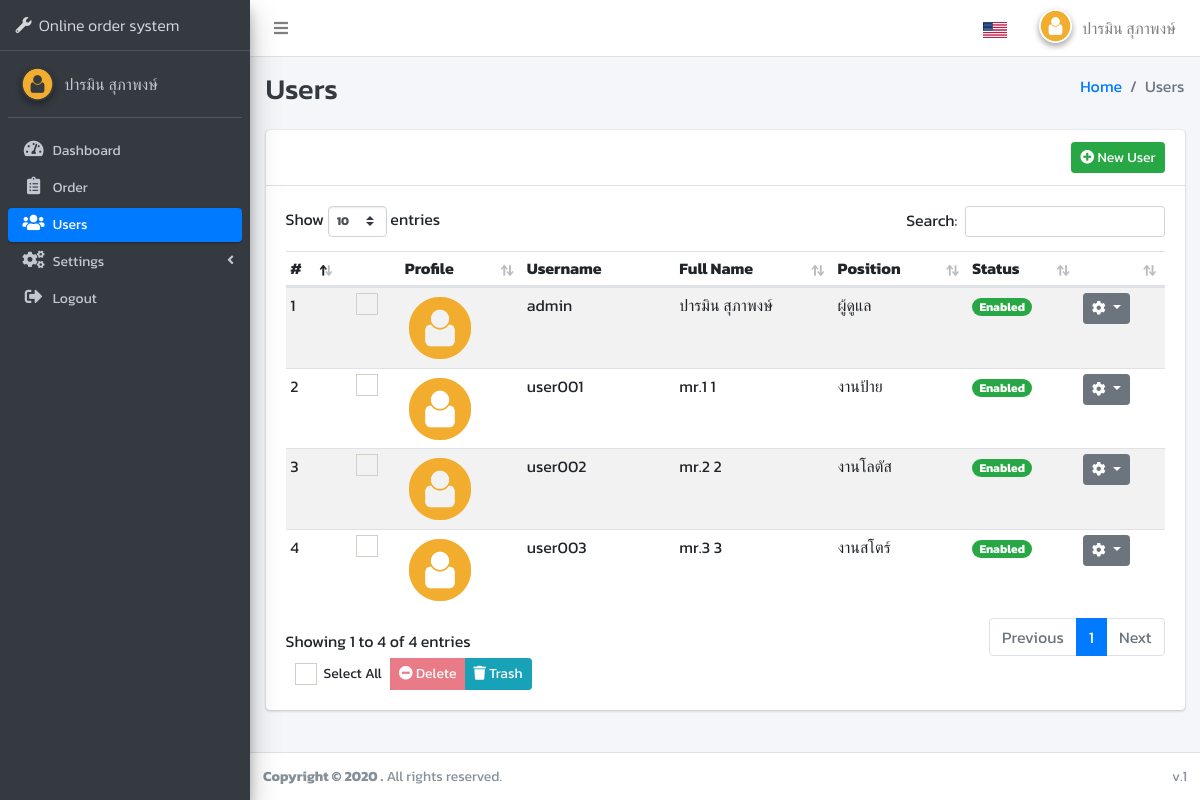
The app's page /index.php?page=users (signed in) with its own data.
### tables this page shows
CREATE TABLE `ui_language` (
  `id` int(11) NOT NULL,
  `en` text NOT NULL,
  `th` text NOT NULL
);

CREATE TABLE `users` (
  `id` int(11) NOT NULL,
  `username` varchar(100) NOT NULL,
  `password` varchar(100) NOT NULL,
  `first_name` varchar(100) NOT NULL,
  `last_name` varchar(100) NOT NULL,
  `gender` enum('M','F') NOT NULL,
  `birthdate` date NOT NULL,
  `email` varchar(100) NOT NULL,
  `phone_number` varchar(20) NOT NULL,
  `profile` varchar(100) NOT NULL,
  `position` int(11) NOT NULL DEFAULT 2,
  `is_active` enum('Y','N') NOT NULL DEFAULT 'N',
  `is_delete` enum('Y','N') NOT NULL DEFAULT 'N',
  `updated_at` timestamp NOT NULL DEFAULT current_timestamp() ON UPDATE current_timestamp(),
  `created_at` timestamp NOT NULL DEFAULT current_timestamp()
);

### apps/users/index.php (the view, shortened to what this page needs)
<?php
  $fields = "*";
  $table = "users";
  $conditions = " WHERE `is_delete` = 'N' ";
  $users = fetch_all($fields, $table, $conditions);
  $position = fetch_all("`per_id`, `per_name`","position");
  $position_txt = array();
  foreach($position as $per){
    $position_txt[$per["per_id"]] = $per["per_name"];
  }
?>
<div class="content-wrapper">
  <div class="content-header">
    <div class="container-fluid">
      <div class="row mb-2">
        <div class="col-sm-6">
          <h1 class="m-0 text-dark"><?php lang("Users");?></h1>
        </div>
        <div class="col-sm-6">
          <ol class="breadcrumb float-sm-right">
            <li class="breadcrumb-item"><a href="./"><?php lang("Home");?></a></li>
            <li class="breadcrumb-item active"><?php lang("Users");?></li>
          </ol>
        </div>
      </div>
    </div>
  </div>
  <div class="content">
    <div class="container-fluid">
      <div class="row">
        <div class="col-lg-12">
          <div class="card">
            <div class="card-header">
              <a href="?page=users/add" class="btn btn-success btn-sm float-right"><i class="fas fa-plus-circle"></i>
              <?php lang("New User");?></a>
            </div>
            <div class="card-body">
              <form action="apps/users/do_users.php?action=delete_all" id="frm" method="POST">
                <div class="table-responsive">
                  <table class="table table-striped table-hover table-sm">
                    <thead>
                      <tr>
                        <th>#</th>
                        <?php if($_SESSION["POSITION"] == "1"){?>
                        <th class="text-center"></th>
                        <?php } ?>
                        <th><?php lang("Profile");?></th>
                        <th><?php lang("Username");?></th>
                        <th><?php lang("Full Name");?></th>
                        <th><?php lang("Position");?></th>
                        <th><?php lang("Status");?></th>
                        <th></th>
                      </tr>
                    </thead>
                    <tbody>
                      <?php
                $i = 1;
                  foreach($users as $user){
                    if($user["is_active"] == "Y"){
                      $status = lang("Enabled", false);
                      $bg = "success";
                    }else{
                      $status = lang("Disabled", false);
                      $bg = "danger";
                    }
                ?>
                      <tr>
                        <td><?php echo $i++;?></td>
                        <?php if($_SESSION["POSITION"] == "1"){?>
                        <td class="text-center">
                          <div class="icheck-primary d-inline">
                            <label for="checK_<?php echo $i;?>">
                            </label>
                          </div>
                        </td>
                        <?php } ?>
                        <td>
                          <?php if(!empty($user["profile"])){ ?>
                          <?php if(file_exists("uploads/users/".$user["profile"])){ ?>
                          <img src="uploads/users/<?php echo $user["profile"];?>" class="picture-show"
                            alt="Profile-img">
                          <?php }else{ ?>
                          <img src="dist/img/avatar04.png" class="picture-show" alt="User Image">
                          <?php } ?>
                          <?php }else{ ?>
                          <img src="dist/img/avatar04.png" class="picture-show" alt="User Image">
                          <?php } ?>
                        </td>
                        <td><?php echo $user["username"];?></td>
                        <td><?php echo $user["first_name"]." ".$user["last_name"];?></td>
                        <td><?php echo $position_txt[$user["position"]];?></td>
                        <td><span class="badge badge-<?php echo $bg;?> badge-pill"><?php echo $status;?></span></td>
                        <td>
                          <div class="dropdown">
                            <button class="btn btn-secondary btn-sm dropdown-toggle" type="button"
                              id="dropdownMenuButton" data-toggle="dropdown" aria-haspopup="true" aria-expanded="false">
                              <i class="fas fa-cog"></i>
                            </button>
                          </div>
                        </td>
                      </tr>
                      <?php } ?>
                    </tbody>
                  </table>
                </div>
                <div class="row">
                  <div class="col-md-12">
                    <div class="btn-group">
                      <button type="button" class="btn-sm btn">
                        <div class="icheck-primary d-inline">
                          <label for="checkall"> <?php lang("Select All");?>
                          </label>
                        </div>
                      </button>
                      <button type="button" class="btn-sm btn btn-danger btn-delete-all" disabled data-toggle="modal"
                        data-target="#modalDeleteAll"><i class="fas fa-minus-circle"></i> <?php lang("Delete");?>
                      </button>
                      <a href="?page=users/delete" class="btn-sm btn btn-info"><i class="fas fa-trash"></i>
                      <?php lang("Trash");?></a>
                    </div>
                  </div>
                </div>
            </div>
          </div>
        </div>
      </div>
    </div>
  </div>
</div>

### index.php (shortened to what this page needs)
<?php
require_once realpath(dirname(__FILE__) . "/db_function/connection.php");
require_once realpath(dirname(__FILE__) . "/db_function/function.php");
require_once "route.php";
if (empty($_GET["page"])) {
    $page = "dashboard";
} else {
    $page = $_GET["page"];
}
?>
<!DOCTYPE html>
<html lang="en">
<head>
  <link rel="stylesheet" href="https://code.ionicframework.com/ionicons/2.0.1/css/ionicons.min.css">
  <link rel="stylesheet" href="plugins/icheck-bootstrap/icheck-bootstrap.min.css">
  <link rel="stylesheet" href="plugins/fontawesome-free/css/all.min.css">
  <link rel="stylesheet" href="dist/css/adminlte.min.css">
   <link rel="stylesheet" href="plugins/sweetalert2-theme-bootstrap-4/bootstrap-4.min.css">
  <link rel="stylesheet" href="plugins/toastr/toastr.min.css">
  <link rel="stylesheet" href="plugins/datatables-bs4/css/dataTables.bootstrap4.css">
  <link rel="stylesheet" href="plugins/summernote/summernote-bs4.css">
  <link rel="stylesheet" href="plugins/select2/css/select2.min.css">
  <link rel="stylesheet" href="plugins/select2-bootstrap4-theme/select2-bootstrap4.min.css">
</head>
<body class="hold-transition sidebar-mini">
  <div class="wrapper">
    <?php include "include/navbar.php";?>
   <?php include "include/sidebar.php";?>
    <?php include $app_route[$page];?>
    <?php include "include/footer.php";?>
  </div>
</body>
</html>

### include/navbar.php (shortened to what this page needs)
<nav class="main-header navbar navbar-expand navbar-white navbar-light">
  <ul class="navbar-nav">
    <li class="nav-item">
      <a class="nav-link" data-widget="pushmenu" href="#"><i class="fas fa-bars"></i></a>
    </li>
  </ul>
  <ul class="navbar-nav ml-auto">
    <li class="nav-item dropdown">
        <a class="nav-link" data-toggle="dropdown" href="#" aria-expanded="true">
        <?php
          if(isset($_SESSION["LANGUAGE"]) && $_SESSION["LANGUAGE"] == "th"){
        ?>
          <img src="assets/img/th.png" class="img-fluid" style="width:24px" alt="">
        <?php }elseif(isset($_SESSION["LANGUAGE"]) && $_SESSION["LANGUAGE"] == "en"  || !isset($_SESSION["LANGUAGE"])){ ?>
          <img src="assets/img/en.png" class="img-fluid" style="width:24px" alt="">
        <?php } ?>
        </a>
            <span class=" text-muted text-sm"> <?php lang("Thailand");?></span>
      </li>
    <li class="nav-item dropdown user-menu">
      <a class="nav-link" data-toggle="dropdown" href="#">
      <?php if(!empty($_SESSION["PROFILE"])){ ?>
        <?php if(file_exists("uploads/users/".$_SESSION["PROFILE"])){ ?>
          <img src="uploads/users/<?php echo $_SESSION["PROFILE"];?>" class="user-image img-circle elevation-2" alt="Profile-img">
        <?php }else{ ?>
          <img src="dist/img/avatar04.png" class="user-image img-circle elevation-2" alt="Profile-img">
        <?php } ?>
      <?php }else{ ?>
          <img src="dist/img/avatar04.png" class="user-image img-circle elevation-2" alt="Profile-img">
      <?php } ?>
      <span class="d-none d-md-inline"><?php echo $_SESSION["FIRST_NAME"] ." ". $_SESSION["LAST_NAME"];?></span>
      </a>
    </li>
  </ul>
</nav>

### include/sidebar.php (shortened to what this page needs)
<?php
$arr_users = array("users", "users/add", "users/edit", "users/delete");
$arr_repair = array("repair", "repair/add", "repair/edit");
$arr_dashboard = array("dashboard");
?>
<aside class="main-sidebar sidebar-dark-primary elevation-4">
  <a href="./" class="brand-link">
  &nbsp <i class="fas fa-wrench"></i>
    <span class="brand-text font-weight-light">&nbsp<?php lang("Online order system");?></span>
  </a>
  <div class="sidebar os-host os-theme-light os-host-overflow os-host-overflow-y os-host-resize-disabled os-host-scrollbar-horizontal-hidden os-host-transition">
    <div class="user-panel mt-3 pb-3 mb-3 d-flex">
      <div class="image">
        <?php if (!empty($_SESSION["PROFILE"])) {?>
        <?php if (file_exists("uploads/users/" . $_SESSION["PROFILE"])) {?>
        <img src="uploads/users/<?php echo $_SESSION["PROFILE"]; ?>" class="img-circle elevation-2" alt="Profile-img"
          style="max-width:34px; max-height:34px; min-width:34px; min-height:34px;">
        <?php } else {?>
        <img src="dist/img/avatar04.png" class="img-circle elevation-2" alt="User Image">
        <?php }?>
        <?php } else {?>
        <img src="dist/img/avatar04.png" class="img-circle elevation-2" alt="User Image">
        <?php }?>
      </div>
      <div class="info">
        <a href="?page=profile" class="d-block"><?php echo $_SESSION["FIRST_NAME"] . " " . $_SESSION["LAST_NAME"]; ?></a>
      </div>
    </div>
    <nav class="mt-2">
      <ul class="nav nav-pills nav-sidebar flex-column nav-compact nav-child-indent text-sm" data-widget="treeview" role="menu" data-accordion="false">
        <li class="nav-item">
          <a href="?page=dashboard" class="nav-link <?php if (in_array($page, $arr_dashboard)) {echo "active";}?>">
            <i class="nav-icon fas fa-tachometer-alt"></i>
            <p>
              <?php lang("Dashboard");?>
            </p>
          </a>
        </li>
        <?php if ($_SESSION["POSITION"] != "2") {?>
        <li class="nav-item">
          <a href="?page=repair" class="nav-link <?php if (in_array($page, $arr_repair)) {echo "active";}?>">
            <i class="nav-icon fas fa-clipboard-list"></i>
            <p>
            <?php lang("Order");?>
            </p>
          </a>
        </li>
        <?php }?>
        <?php if ($_SESSION["POSITION"] == "1") {?>
        <li class="nav-item">
          <a href="?page=users" class="nav-link <?php if (in_array($page, $arr_users)) {echo "active";}?>">
            <i class="nav-icon fas fa-users"></i>
            <p>
            <?php lang("Users");?>
            </p>
          </a>
        </li>
        <?php }?>
        <?php if ($_SESSION["POSITION"] == "1") {?>
        <li class="nav-item has-treeview <?php if (in_array($page, $arr_settings)) {echo "menu-open";}?>">
          <a href="#" class="nav-link <?php if (in_array($page, $arr_settings)) {echo "active";}?>">
            <i class="nav-icon fas fa-cogs"></i>
            <p>
              <?php lang("Settings");?>
              <i class="right fas fa-angle-left"></i>
            </p>
          </a>
        </li>
        <?php }?>
        <li class="nav-item">
          <a href="javascript:void(0);" class="nav-link" data-toggle="modal" data-target="#logoutModal">
            <i class="nav-icon fas fa-sign-out-alt"></i>
            <p>
            <?php lang("Logout");?>
            </p>
          </a>
        </li>
      </ul>
    </nav>
  </div>
</aside>

### db_function/function.php (shortened to what this page needs)
<?php
function lang($text, $echo = true){
    global $conn;
    $lang = isset($_SESSION["LANGUAGE"]) ? $_SESSION["LANGUAGE"] : "en" ;
    $stmt =  $conn->prepare(" DESCRIBE ui_language   ");
    $stmt->bindParam(":lang",$lang);
    $stmt->execute();
    $data = $stmt->fetchAll(PDO::FETCH_ASSOC);
    $conditions = false;
    if($data === FALSE){
        if($echo){
            echo $text;
        }else{
            return $text;
        }
    }else{
        foreach($data as $row){
            if($row["Field"] == $lang){
                $conditions = true;
            }
        }
        if($conditions){
            $stmt =  $conn->prepare("SELECT * FROM ui_language WHERE en = :txt OR th = :txt ");
            $stmt->bindParam(":txt",$text, PDO::PARAM_STR);
            $stmt->execute();
            $data = $stmt->fetch(PDO::FETCH_ASSOC);
            if($data === FALSE){
                $sql = "INSERT INTO `ui_language` SET ";
                $sql .= " en = :txt ";
                $stmt = $conn->prepare($sql);
                $stmt->bindParam(":txt",$text);
                $result = $stmt->execute();
                if($echo){
                    echo $text;
                }else{
                    return $text;
                }
            }else{
                $txt_lang = !empty($data[$lang]) ? $data[$lang] : $data["en"];
                if($echo){
                    echo $txt_lang;
                }else{
                    return $txt_lang;
                }
            }
        }
    }
}
function fetch_all($fields, $table, $conditions = NULL , $req = NULL){
    global $conn;
    try{
        $stmt = $conn->prepare("SELECT $fields FROM `$table` $conditions ");
        if(!empty($req)){
            foreach($req as $key => $v){
                $stmt->bindParam(":".$key,$v);
            }
        }
        $result = $stmt->execute();
        $data = array();
        while($row = $stmt->fetch(PDO::FETCH_ASSOC)){
          $data[] = $row;
        }
    }catch(PDOException $e){
        echo "Error: " . $e->getMessage();
        die();
    }
    return $data;
}
?>

### include/footer.php
<footer class="main-footer text-sm">
  <div class="float-right d-none d-sm-inline">
    v.1
  </div>
  <strong>Copyright &copy; 2020  .</strong> All rights reserved.
</footer>

### index.php (style rules this page uses)
.picture-show { width: 70px; height: auto; }

### records on screen
ui_language: en "Online order system"
ui_language: en "Dashboard"
ui_language: en "Order"
ui_language: en "Users Users Users"
ui_language: en "Settings"
ui_language: en "Logout"
ui_language: en "Home"
ui_language: en "New User"
ui_language: en "Profile"
ui_language: en "Username"
ui_language: en "Full Name"
ui_language: en "Position"
ui_language: en "Status"
users: username "admin", first_name "ปารมิน", last_name "สุภาพงษ์", position "ผู้ดูแล", ui_language.en "Enabled"
users: username "user001", first_name "mr.1", last_name "1", position "งานป้าย", ui_language.en "Enabled"
users: username "user002", first_name "mr.2", last_name "2", position "งานโลตัส", ui_language.en "Enabled"
users: username "user003", first_name "mr.3", last_name "3", position "งานสโตร์", ui_language.en "Enabled"
ui_language: en "Select All"
ui_language: en "Delete"
ui_language: en "Trash"

### other values on screen
$_SESSION["FIRST_NAME"] "ปารมิน"
$_SESSION["LAST_NAME"] "สุภาพงษ์"
